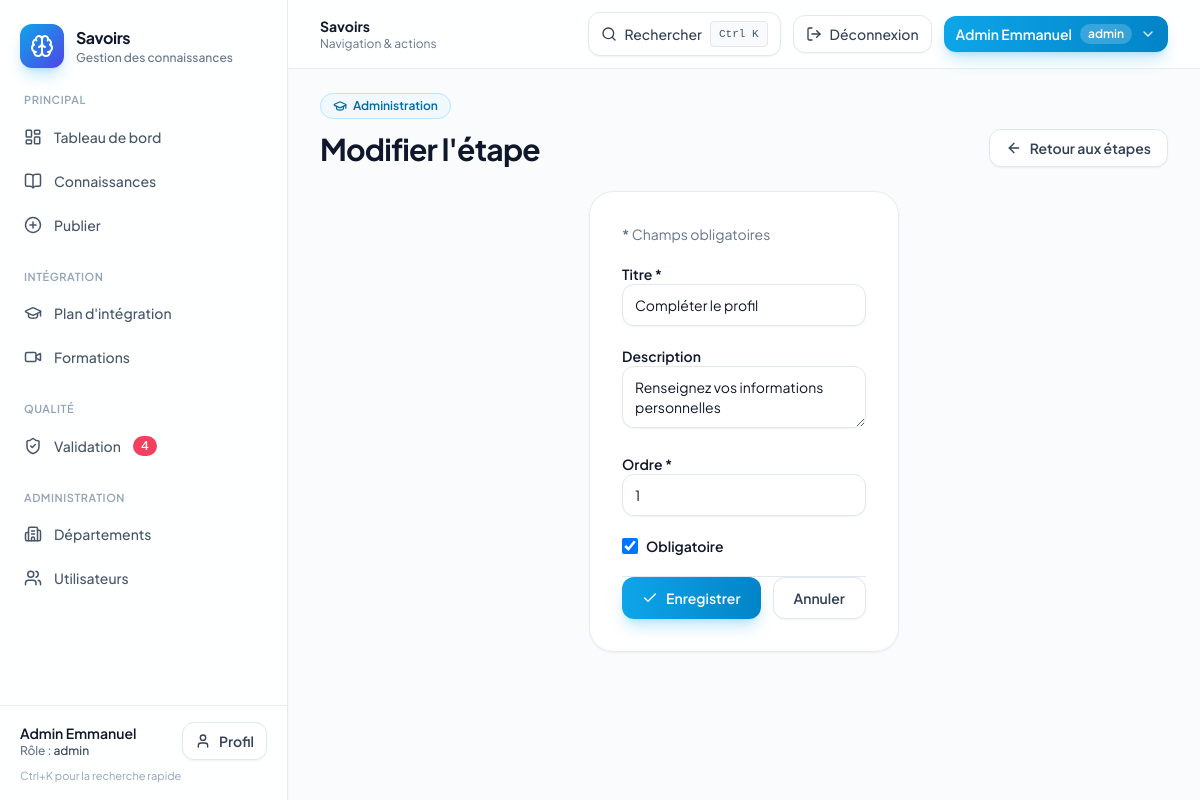
Screenshot of /admin-panel/etapes-integration/2/modifier/ (signed in) with the database file from the repository.
### app_connaissance/models.py (models this page shows, shortened)
class UserProfile(models.Model):
    class Role(models.TextChoices):
        ADMIN = "admin", "Administrateur"
        EMPLOYEE = "employee", "Employé"
        MANAGER = "manager", "Manager"
        NEW_EMPLOYEE = "new_employee", "Nouveau"
    class TypeContrat(models.TextChoices):
        CDI = "cdi", "CDI"
        CDD = "cdd", "CDD"
        STAGE = "stage", "Stage"
    user = models.OneToOneField(User, on_delete=models.CASCADE, related_name="profile", null=True, blank=True)
    display_name = models.CharField(max_length=120, unique=True)
    role = models.CharField(max_length=20, choices=Role.choices, default=Role.EMPLOYEE)
    department = models.ForeignKey(Department, on_delete=models.SET_NULL, null=True, blank=True, related_name="profiles")
    poste = models.ForeignKey(
        "Poste", on_delete=models.SET_NULL, null=True, blank=True, related_name="profiles"
    )
    type_contrat = models.CharField(
        max_length=20, choices=TypeContrat.choices, blank=True, default=""
    )
    date_embauche = models.DateField(blank=True, null=True)
    must_change_password = models.BooleanField(default=False)
    is_active = models.BooleanField(default=True)
    photo = models.ImageField(upload_to="profiles/", blank=True, null=True)
    class Meta:
        ordering = ["display_name"]

class OnboardingStep(models.Model):
    title = models.CharField(max_length=140)
    description = models.CharField(max_length=240, blank=True, default="")
    order = models.PositiveIntegerField(default=1)
    is_required = models.BooleanField(default=True)
    class Meta:
        ordering = ["order", "id"]

### app_connaissance/views.py (the view)
# urls.py: path('admin-panel/etapes-integration/<int:pk>/modifier/', views.onboarding_step_edit, name='onboarding_step_edit'),
@frontend_roles_required("admin")
def onboarding_step_edit(request: HttpRequest, pk: int) -> HttpResponse:
    step = get_object_or_404(OnboardingStep, pk=pk)
    if request.method == "POST":
        form = OnboardingStepForm(request.POST, instance=step)
        if form.is_valid():
            form.save()
            messages.success(request, "Étape mise à jour.")
            return redirect("onboarding_steps_admin")
    else:
        form = OnboardingStepForm(instance=step)
    return render(request, "admin/onboarding_step_form.html", {"form": form, "title": "Modifier l'étape", "step": step})

### app_connaissance/forms.py
class OnboardingStepForm(forms.ModelForm):
    class Meta:
        model = OnboardingStep
        fields = ("title", "description", "order", "is_required")
        labels = {"title": "Titre", "description": "Description", "order": "Ordre", "is_required": "Obligatoire"}
        widgets = {
            "title": forms.TextInput(attrs={"class": "input-field"}),
            "description": forms.Textarea(attrs={"class": "input-field", "rows": 2}),
            "order": forms.NumberInput(attrs={"class": "input-field", "min": 1}),
        }

### app_connaissance/frontend_auth.py (called while the page is built)
def frontend_roles_required(*allowed_roles: str) -> Callable[[Callable[..., HttpResponse]], Callable[..., HttpResponse]]:
    def _decorator(view_func: Callable[..., HttpResponse]) -> Callable[..., HttpResponse]:
        @wraps(view_func)
        def _wrapped(request: HttpRequest, *args, **kwargs) -> HttpResponse:
            role = None
            if request.user.is_authenticated:
                profile = getattr(request.user, "profile", None)
                role = profile.role if profile else None
            if role is None:
                role = request.session.get("frontend_demo_role")
            if role in allowed_roles:
                return view_func(request, *args, **kwargs)
            return redirect("forbidden")
        return _wrapped
    return _decorator

### app_connaissance/templates/admin/onboarding_step_form.html (shortened to what this page needs)
{% extends "_layouts/app.html" %}
{% block content %}
  <div class="grid gap-6">
    <section class="flex flex-col gap-3 sm:flex-row sm:items-end sm:justify-between">
      <div>
        <span class="inline-flex items-center gap-1.5 rounded-full border border-sky-200 bg-sky-50 px-3 py-1 text-xs font-semibold text-sky-700">
          <i data-lucide="graduation-cap" class="h-3.5 w-3.5"></i>
          Administration
        </span>
        <h1 class="mt-3 text-3xl font-bold tracking-tight text-slate-900">{{ title }}</h1>
      </div>
      <a class="inline-flex items-center gap-2 rounded-xl border border-slate-200 bg-white px-4 py-2 text-sm font-semibold text-slate-700 shadow-sm hover:bg-slate-50" href="{% url 'onboarding_steps_admin' %}">
        <i data-lucide="arrow-left" class="h-4 w-4"></i>
        Retour aux étapes
      </a>
    </section>
    <section class="mx-auto max-w-xl rounded-3xl border border-slate-200/80 bg-white/95 p-6 shadow-sm sm:p-8">
      <p class="mb-4 text-sm text-slate-500"><span class="font-semibold text-rose-600">*</span> Champs obligatoires</p>
      <form method="post" class="space-y-5">
        <div>
          <label for="id_title" class="block text-sm font-semibold text-slate-900">Titre <span class="text-rose-600">*</span></label>
          <input type="text" name="title" id="id_title" value="{{ form.title.value|default:'' }}" maxlength="140" required class="mt-1.5 w-full rounded-xl border border-slate-200 bg-white px-3 py-2.5 text-sm text-slate-900 shadow-sm focus:border-sky-500 focus:outline-none focus:ring-2 focus:ring-sky-500/20" />
        </div>
        <div>
          <label for="id_description" class="block text-sm font-semibold text-slate-900">Description</label>
          <textarea name="description" id="id_description" rows="2" maxlength="240" class="mt-1.5 w-full rounded-xl border border-slate-200 bg-white px-3 py-2.5 text-sm text-slate-900 shadow-sm focus:border-sky-500 focus:outline-none focus:ring-2 focus:ring-sky-500/20">{{ form.description.value|default:'' }}</textarea>
        </div>
        <div>
          <label for="id_order" class="block text-sm font-semibold text-slate-900">Ordre <span class="text-rose-600">*</span></label>
          <input type="number" name="order" id="id_order" value="{{ form.order.value|default:1 }}" min="1" required class="mt-1.5 w-full rounded-xl border border-slate-200 bg-white px-3 py-2.5 text-sm text-slate-900 shadow-sm focus:border-sky-500 focus:outline-none focus:ring-2 focus:ring-sky-500/20" />
        </div>
        <div class="flex items-center gap-2">
          <input type="checkbox" name="is_required" id="id_is_required" {% if form.is_required.value %}checked{% endif %} class="h-4 w-4 rounded border-slate-300 text-sky-600 focus:ring-sky-500" />
          <label for="id_is_required" class="text-sm font-semibold text-slate-900">Obligatoire</label>
        </div>
        <div class="flex flex-wrap gap-3 border-t border-slate-200 pt-5">
          <button type="submit" class="inline-flex items-center gap-2 rounded-xl bg-gradient-to-r from-sky-500 to-sky-600 px-5 py-2.5 text-sm font-semibold text-white shadow-lg shadow-sky-500/25 transition hover:from-sky-600 hover:to-sky-700">
            <i data-lucide="check" class="h-4 w-4"></i>
            Enregistrer
          </button>
          <a href="{% url 'onboarding_steps_admin' %}" class="inline-flex items-center gap-2 rounded-xl border border-slate-200 bg-white px-5 py-2.5 text-sm font-semibold text-slate-700 shadow-sm hover:bg-slate-50">Annuler</a>
        </div>
      </form>
    </section>
  </div>
{% endblock %}

### app_connaissance/templates/_partials/sidebar.html
<div class="flex min-h-screen flex-col">
  <div class="px-5 py-6">
    <a href="{% url 'dashboard' %}" class="flex items-center gap-3 rounded-xl transition hover:opacity-90">
      <div class="flex h-11 w-11 items-center justify-center rounded-xl bg-gradient-to-br from-sky-500 to-indigo-600 text-white shadow-lg shadow-sky-500/25">
        <i data-lucide="brain" class="h-6 w-6"></i>
      </div>
      <div>
        <div class="text-base font-bold tracking-tight text-slate-900">Savoirs</div>
        <div class="text-xs font-medium text-slate-500">Gestion des connaissances</div>
      </div>
    </a>
  </div>
  <nav class="flex-1 px-3">
    <p class="px-3 pb-2 text-[11px] font-semibold uppercase tracking-wider text-slate-400">Principal</p>
    <a href="{% url 'dashboard' %}" class="mb-1 flex items-center gap-3 rounded-xl px-3 py-2.5 text-sm font-medium transition
      {% if request.resolver_match.url_name == 'dashboard' %} bg-sky-50 text-sky-700 ring-1 ring-sky-500/20 {% else %} text-slate-600 hover:bg-slate-100 hover:text-slate-900 {% endif %}">
      <i data-lucide="layout-dashboard" class="h-[18px] w-[18px] shrink-0"></i>
      <span>Tableau de bord</span>
    </a>
    <a href="{% url 'knowledge_list' %}" class="mb-1 flex items-center gap-3 rounded-xl px-3 py-2.5 text-sm font-medium transition
      {% if request.resolver_match.url_name == 'knowledge_list' or request.resolver_match.url_name == 'knowledge_detail' %} bg-sky-50 text-sky-700 ring-1 ring-sky-500/20 {% else %} text-slate-600 hover:bg-slate-100 hover:text-slate-900 {% endif %}">
      <i data-lucide="book-open" class="h-[18px] w-[18px] shrink-0"></i>
      <span>Connaissances</span>
    </a>
    <a href="{% url 'knowledge_create' %}" class="mb-1 flex items-center gap-3 rounded-xl px-3 py-2.5 text-sm font-medium transition
      {% if request.resolver_match.url_name == 'knowledge_create' %} bg-sky-50 text-sky-700 ring-1 ring-sky-500/20 {% else %} text-slate-600 hover:bg-slate-100 hover:text-slate-900 {% endif %}">
      <i data-lucide="plus-circle" class="h-[18px] w-[18px] shrink-0"></i>
      <span>Publier</span>
    </a>
    <p class="mt-6 px-3 pb-2 text-[11px] font-semibold uppercase tracking-wider text-slate-400">Intégration</p>
    <a href="{% url 'onboarding_home' %}" class="mb-1 flex items-center gap-3 rounded-xl px-3 py-2.5 text-sm font-medium transition
      {% if request.resolver_match.url_name == 'onboarding_home' %} bg-sky-50 text-sky-700 ring-1 ring-sky-500/20 {% else %} text-slate-600 hover:bg-slate-100 hover:text-slate-900 {% endif %}">
      <i data-lucide="graduation-cap" class="h-[18px] w-[18px] shrink-0"></i>
      <span>Plan d'intégration</span>
    </a>
    <a href="{% url 'trainings' %}" class="mb-1 flex items-center gap-3 rounded-xl px-3 py-2.5 text-sm font-medium transition
      {% if request.resolver_match.url_name == 'trainings' %} bg-sky-50 text-sky-700 ring-1 ring-sky-500/20 {% else %} text-slate-600 hover:bg-slate-100 hover:text-slate-900 {% endif %}">
      <i data-lucide="video" class="h-[18px] w-[18px] shrink-0"></i>
      <span>Formations</span>
    </a>
    {% if frontend.role == "manager" or frontend.role == "admin" %}
      <p class="mt-6 px-3 pb-2 text-[11px] font-semibold uppercase tracking-wider text-slate-400">Qualité</p>
      <a href="{% url 'validation_queue' %}" class="mb-1 flex items-center gap-3 rounded-xl px-3 py-2.5 text-sm font-medium transition
        {% if request.resolver_match.url_name == 'validation_queue' %} bg-sky-50 text-sky-700 ring-1 ring-sky-500/20 {% else %} text-slate-600 hover:bg-slate-100 hover:text-slate-900 {% endif %}">
        <i data-lucide="shield-check" class="h-[18px] w-[18px] shrink-0"></i>
        <span>Validation</span>
        {% if frontend.pending_validation_count %}
          <span class="ml-auto rounded-full bg-rose-500 px-2 py-0.5 text-xs font-semibold text-white">{{ frontend.pending_validation_count }}</span>
        {% endif %}
      </a>
    {% endif %}
    {% if frontend.role == "admin" %}
      <p class="mt-6 px-3 pb-2 text-[11px] font-semibold uppercase tracking-wider text-slate-400">Administration</p>
      <a href="{% url 'departments' %}" class="mb-1 flex items-center gap-3 rounded-xl px-3 py-2.5 text-sm font-medium transition
        {% if request.resolver_match.url_name == 'departments' %} bg-sky-50 text-sky-700 ring-1 ring-sky-500/20 {% else %} text-slate-600 hover:bg-slate-100 hover:text-slate-900 {% endif %}">
        <i data-lucide="building-2" class="h-[18px] w-[18px] shrink-0"></i>
        <span>Départements</span>
      </a>
      <a href="{% url 'users_admin' %}" class="mb-1 flex items-center gap-3 rounded-xl px-3 py-2.5 text-sm font-medium transition
        {% if request.resolver_match.url_name == 'users_admin' %} bg-sky-50 text-sky-700 ring-1 ring-sky-500/20 {% else %} text-slate-600 hover:bg-slate-100 hover:text-slate-900 {% endif %}">
        <i data-lucide="users" class="h-[18px] w-[18px] shrink-0"></i>
        <span>Utilisateurs</span>
      </a>
    {% endif %}
  </nav>
  <div class="border-t border-slate-200/80 px-5 py-4">
    <div class="flex items-center justify-between gap-3">
      <div class="min-w-0">
        <p class="truncate text-sm font-semibold text-slate-900">{{ frontend.display_name }}</p>
        <p class="text-xs font-medium text-slate-500">Rôle : <span class="text-slate-700">{{ frontend.role|default:"—" }}</span></p>
      </div>
      <a href="{% url 'profile' %}" class="inline-flex items-center gap-2 rounded-xl border border-slate-200 bg-white px-3 py-2 text-sm font-semibold text-slate-700 shadow-sm transition hover:bg-slate-50">
        <i data-lucide="user" class="h-4 w-4"></i>
        Profil
      </a>
    </div>
    <p class="mt-2 text-[11px] text-slate-400">Ctrl+K pour la recherche rapide</p>
  </div>
</div>

### app_connaissance/templates/_partials/topbar.html (shortened to what this page needs)
<header class="sticky top-0 z-30 border-b border-slate-200/80 bg-white/85 backdrop-blur-md">
  <div class="flex items-center gap-3 px-4 py-3 sm:px-6 lg:px-8">
    <div class="min-w-0">
      <h1 class="text-sm font-bold text-slate-900">Savoirs</h1>
      <p class="text-xs text-slate-500">Navigation & actions</p>
    </div>
    <button type="button" class="hidden items-center gap-2 rounded-xl border border-slate-200 bg-white px-3 py-2 text-sm font-medium text-slate-700 shadow-sm transition hover:bg-slate-50 sm:inline-flex" onclick="document.getElementById('command-palette')?.showModal()">
      <i data-lucide="search" class="h-4 w-4"></i>
      Rechercher
      <kbd class="rounded border border-slate-200 bg-slate-50 px-2 py-0.5 text-[11px] font-medium text-slate-600">Ctrl K</kbd>
    </button>
    <a href="{% url 'logout_view' %}" class="inline-flex items-center gap-2 rounded-xl border border-slate-200 bg-white px-3 py-2 text-sm font-medium text-slate-700 shadow-sm transition hover:bg-rose-50 hover:border-rose-200 hover:text-rose-700" title="Se déconnecter">
      <i data-lucide="log-out" class="h-4 w-4"></i>
      <span class="hidden sm:inline">Déconnexion</span>
    </a>
    <div class="relative" x-data="{ open: false }">
      <button type="button" class="inline-flex items-center gap-2 rounded-xl bg-gradient-to-r from-sky-500 to-sky-600 px-3 py-2 text-sm font-semibold text-white shadow-lg shadow-sky-500/25 transition hover:from-sky-600 hover:to-sky-700" @click="open=!open" :aria-expanded="open">
        <span class="max-w-[140px] truncate">{{ frontend.display_name }}</span>
        <span class="hidden rounded-full bg-white/20 px-2 py-0.5 text-xs sm:inline">{{ frontend.role|default:"invité" }}</span>
        <i data-lucide="chevron-down" class="h-4 w-4 opacity-90"></i>
      </button>
    </div>
  </div>
</header>

### app_connaissance/templates/_layouts/base.html (style rules this page uses)
:root { --font-sans: 'Plus Jakarta Sans', ui-sans-serif, system-ui, sans-serif; --primary: 14 165 233; --primary-hover: 2 132 199; --accent: 99 102 241; --success: 5 150 105; --warning: 245 158 11; --muted: 100 116 139; }
body { font-family: var(--font-sans); }

### rows the page displays
UserProfile: display_name "Admin Emmanuel", role "admin"
OnboardingStep: title "Compléter le profil", description "Renseignez vos informations personnelles"

### other values shown
{{ frontend.pending_validation_count }} "4"
{{ title }} "Modifier l'étape"
